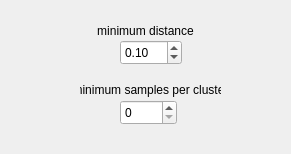
<?xml version="1.0" encoding="UTF-8"?>
<ui version="4.0">
 <class>ParametersQTClust</class>
 <widget class="QWidget" name="ParametersQTClust">
  <property name="geometry">
   <rect>
    <x>0</x>
    <y>0</y>
    <width>291</width>
    <height>154</height>
   </rect>
  </property>
  <property name="windowTitle">
   <string>Form</string>
  </property>
  <widget class="QLabel" name="label_7">
   <property name="geometry">
    <rect>
     <x>80</x>
     <y>80</y>
     <width>141</width>
     <height>20</height>
    </rect>
   </property>
   <property name="font">
    <font>
     <pointsize>9</pointsize>
    </font>
   </property>
   <property name="text">
    <string>minimum samples per cluster</string>
   </property>
   <property name="alignment">
    <set>Qt::AlignCenter</set>
   </property>
  </widget>
  <widget class="QLabel" name="label_8">
   <property name="geometry">
    <rect>
     <x>90</x>
     <y>20</y>
     <width>111</width>
     <height>21</height>
    </rect>
   </property>
   <property name="font">
    <font>
     <pointsize>9</pointsize>
    </font>
   </property>
   <property name="text">
    <string>minimum distance</string>
   </property>
   <property name="alignment">
    <set>Qt::AlignCenter</set>
   </property>
  </widget>
  <widget class="QDoubleSpinBox" name="minDistanceSpin">
   <property name="geometry">
    <rect>
     <x>120</x>
     <y>40</y>
     <width>62</width>
     <height>25</height>
    </rect>
   </property>
   <property name="font">
    <font>
     <pointsize>9</pointsize>
    </font>
   </property>
   <property name="decimals">
    <number>2</number>
   </property>
   <property name="minimum">
    <double>0.010000000000000</double>
   </property>
   <property name="maximum">
    <double>10000.000000000000000</double>
   </property>
   <property name="singleStep">
    <double>0.010000000000000</double>
   </property>
   <property name="value">
    <double>0.100000000000000</double>
   </property>
  </widget>
  <widget class="QSpinBox" name="minSampleCount">
   <property name="geometry">
    <rect>
     <x>120</x>
     <y>100</y>
     <width>57</width>
     <height>25</height>
    </rect>
   </property>
   <property name="font">
    <font>
     <pointsize>9</pointsize>
    </font>
   </property>
  </widget>
 </widget>
 <resources/>
 <connections/>
</ui>
